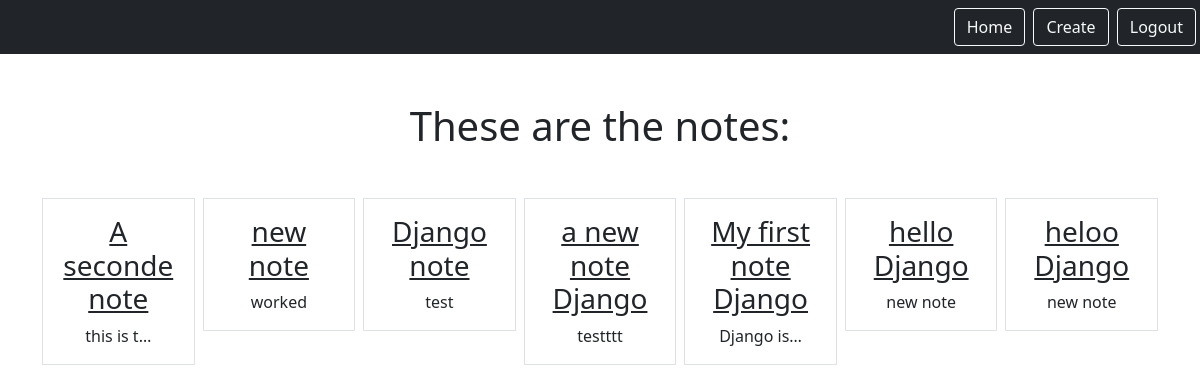
Page /smart/notes (signed in) on the committed database.
### notes/models.py (models this page shows)
class Notes(models.Model):
    title = models.CharField(max_length=200)
    text = models.TextField()
    created = models.DateTimeField(auto_now_add=True)
    user = models.ForeignKey(User, on_delete=models.CASCADE, related_name="notes")

### notes/views.py (the view)
# urls.py: path('notes', views.NotesListView.as_view(), name='notes.list'),
class NotesListView(LoginRequiredMixin, ListView):
    model = Notes
    context_object_name = "notes"
    template_name = "notes/notes_list.html"
    login_url = "/admin"
    def get_queryset(self):
        return self.request.user.notes.all()

### notes/templates/notes/notes_list.html
{% extends "base.html" %}
{% block content %}
    <h1 class="my-5">
        These are the notes:
    </h1>
    <div class="row row-cols3 g-2">
        {% for note in notes %}
        <div class="col">
            <div class="p-3 border">
                <a href="{% url 'notes.detail' pk=note.id %}" class="text-dark text-decoration-non">
                    <h3> {{ note.title}}</h3>
                </a>
               {{note.text|truncatechars:10}}
            </div>
        </div>
        {% endfor %}
    </div>
{% endblock %}

### static/templates/base.html (shortened to what this page needs)
{% load static %}
<html>
    <head>
    <link href="https://cdn.jsdelivr.net/npm/bootstrap@5.0.2/dist/css/bootstrap.min.css" rel="stylesheet">
    </head>
    <body>
    <nav class="navbar navbar-dark bg-dark">
        <div class="ms-auto">
            {% if user.is_authenticated %}
            <a href="{% url 'notes.list' %}" class="btn btn-outline-light me-1">Home</a>
            <a href="{% url 'notes.new' %}" class="btn btn-outline-light me-1">Create</a>
            <a href="{% url 'logout' %}" class="btn btn-outline-light me-1">Logout</a>
            {% else %}
            <a href="{% url 'login' %}" class="btn btn-outline-light me-1">Login</a>
            <a href="{% url 'signup' %}" class="btn btn-outline-light me-1">Signup</a>
            {% endif %}
        </div>
    </nav>
        <div class="my-5 text-center container">
            {% block content %}
            {%  endblock %}
        </div>
    </body>
</html>

### rows in the picture
Notes: title "A seconde note", text "this is t…"
Notes: title "new note", text "worked"
Notes: title "Django note", text "test"
Notes: title "a new note Django", text "testttt"
Notes: title "My first note Django", text "Django is…"
Notes: title "hello Django", text "new note"
Notes: title "heloo Django", text "new note"
